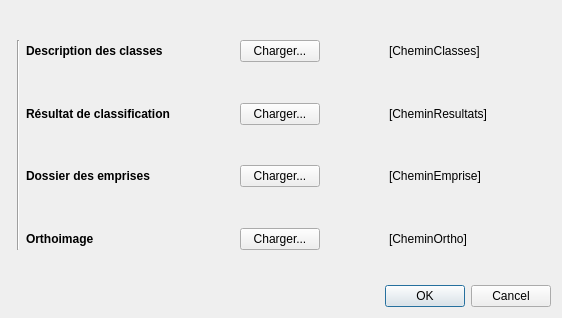
<?xml version="1.0" encoding="UTF-8"?>
<ui version="4.0">
 <class>ChargerFichier</class>
 <widget class="QDialog" name="ChargerFichier">
  <property name="geometry">
   <rect>
    <x>0</x>
    <y>0</y>
    <width>562</width>
    <height>318</height>
   </rect>
  </property>
  <property name="windowTitle">
   <string>Chargement des fichiers</string>
  </property>
  <layout class="QGridLayout" name="gridLayout">
   <item row="1" column="2">
    <widget class="QLabel" name="classeLabel">
     <property name="font">
      <font>
       <weight>75</weight>
       <bold>true</bold>
      </font>
     </property>
     <property name="text">
      <string>Description des classes</string>
     </property>
    </widget>
   </item>
   <item row="5" column="6">
    <widget class="QLabel" name="cheminEmpriseLabel">
     <property name="text">
      <string>[CheminEmprise]</string>
     </property>
    </widget>
   </item>
   <item row="1" column="7" rowspan="8">
    <spacer name="horizontalSpacer">
     <property name="orientation">
      <enum>Qt::Horizontal</enum>
     </property>
     <property name="sizeHint" stdset="0">
      <size>
       <width>40</width>
       <height>20</height>
      </size>
     </property>
    </spacer>
   </item>
   <item row="7" column="6">
    <widget class="QLabel" name="cheminOrthoLabel">
     <property name="text">
      <string>[CheminOrtho]</string>
     </property>
    </widget>
   </item>
   <item row="3" column="6">
    <widget class="QLabel" name="cheminResultLabel">
     <property name="text">
      <string>[CheminResultats]</string>
     </property>
    </widget>
   </item>
   <item row="5" column="4">
    <widget class="QPushButton" name="chargerEmpriseButton">
     <property name="text">
      <string>Charger...</string>
     </property>
    </widget>
   </item>
   <item row="1" column="5" rowspan="7">
    <spacer name="horizontalSpacer_2">
     <property name="orientation">
      <enum>Qt::Horizontal</enum>
     </property>
     <property name="sizeHint" stdset="0">
      <size>
       <width>40</width>
       <height>20</height>
      </size>
     </property>
    </spacer>
   </item>
   <item row="7" column="4">
    <widget class="QPushButton" name="chargerOrthoButton">
     <property name="text">
      <string>Charger...</string>
     </property>
    </widget>
   </item>
   <item row="3" column="4">
    <widget class="QPushButton" name="chargerResultButton">
     <property name="text">
      <string>Charger...</string>
     </property>
    </widget>
   </item>
   <item row="1" column="6">
    <widget class="QLabel" name="chemClasseLabel">
     <property name="text">
      <string>[CheminClasses]</string>
     </property>
    </widget>
   </item>
   <item row="0" column="0" colspan="8">
    <spacer name="verticalSpacer">
     <property name="orientation">
      <enum>Qt::Vertical</enum>
     </property>
     <property name="sizeHint" stdset="0">
      <size>
       <width>20</width>
       <height>40</height>
      </size>
     </property>
    </spacer>
   </item>
   <item row="1" column="4">
    <widget class="QPushButton" name="chargerClasseButton">
     <property name="text">
      <string>Charger...</string>
     </property>
    </widget>
   </item>
   <item row="3" column="2">
    <widget class="QLabel" name="resultLabel">
     <property name="font">
      <font>
       <weight>75</weight>
       <bold>true</bold>
      </font>
     </property>
     <property name="text">
      <string>Résultat de classification</string>
     </property>
    </widget>
   </item>
   <item row="7" column="2">
    <widget class="QLabel" name="orthoLabel">
     <property name="font">
      <font>
       <weight>75</weight>
       <bold>true</bold>
      </font>
     </property>
     <property name="text">
      <string>Orthoimage</string>
     </property>
    </widget>
   </item>
   <item row="9" column="1" colspan="7">
    <widget class="QDialogButtonBox" name="buttonBox">
     <property name="orientation">
      <enum>Qt::Horizontal</enum>
     </property>
     <property name="standardButtons">
      <set>QDialogButtonBox::Cancel|QDialogButtonBox::Ok</set>
     </property>
    </widget>
   </item>
   <item row="5" column="2">
    <widget class="QLabel" name="empriseLabel">
     <property name="font">
      <font>
       <weight>75</weight>
       <bold>true</bold>
      </font>
     </property>
     <property name="text">
      <string>Dossier des emprises</string>
     </property>
    </widget>
   </item>
   <item row="1" column="1" rowspan="7">
    <widget class="Line" name="line">
     <property name="font">
      <font>
       <weight>50</weight>
       <bold>false</bold>
      </font>
     </property>
     <property name="frameShadow">
      <enum>QFrame::Sunken</enum>
     </property>
     <property name="orientation">
      <enum>Qt::Vertical</enum>
     </property>
    </widget>
   </item>
   <item row="2" column="2">
    <spacer name="verticalSpacer_2">
     <property name="orientation">
      <enum>Qt::Vertical</enum>
     </property>
     <property name="sizeHint" stdset="0">
      <size>
       <width>20</width>
       <height>40</height>
      </size>
     </property>
    </spacer>
   </item>
   <item row="4" column="2">
    <spacer name="verticalSpacer_3">
     <property name="orientation">
      <enum>Qt::Vertical</enum>
     </property>
     <property name="sizeHint" stdset="0">
      <size>
       <width>20</width>
       <height>40</height>
      </size>
     </property>
    </spacer>
   </item>
   <item row="6" column="2">
    <spacer name="verticalSpacer_4">
     <property name="orientation">
      <enum>Qt::Vertical</enum>
     </property>
     <property name="sizeHint" stdset="0">
      <size>
       <width>20</width>
       <height>40</height>
      </size>
     </property>
    </spacer>
   </item>
   <item row="8" column="0" colspan="7">
    <spacer name="verticalSpacer_5">
     <property name="orientation">
      <enum>Qt::Vertical</enum>
     </property>
     <property name="sizeHint" stdset="0">
      <size>
       <width>20</width>
       <height>40</height>
      </size>
     </property>
    </spacer>
   </item>
   <item row="1" column="3" rowspan="7">
    <spacer name="horizontalSpacer_3">
     <property name="orientation">
      <enum>Qt::Horizontal</enum>
     </property>
     <property name="sizeHint" stdset="0">
      <size>
       <width>40</width>
       <height>20</height>
      </size>
     </property>
    </spacer>
   </item>
   <item row="6" column="4">
    <spacer name="verticalSpacer_6">
     <property name="orientation">
      <enum>Qt::Vertical</enum>
     </property>
     <property name="sizeHint" stdset="0">
      <size>
       <width>20</width>
       <height>40</height>
      </size>
     </property>
    </spacer>
   </item>
   <item row="4" column="4">
    <spacer name="verticalSpacer_7">
     <property name="orientation">
      <enum>Qt::Vertical</enum>
     </property>
     <property name="sizeHint" stdset="0">
      <size>
       <width>20</width>
       <height>40</height>
      </size>
     </property>
    </spacer>
   </item>
   <item row="2" column="4">
    <spacer name="verticalSpacer_8">
     <property name="orientation">
      <enum>Qt::Vertical</enum>
     </property>
     <property name="sizeHint" stdset="0">
      <size>
       <width>20</width>
       <height>40</height>
      </size>
     </property>
    </spacer>
   </item>
   <item row="2" column="6">
    <spacer name="verticalSpacer_9">
     <property name="orientation">
      <enum>Qt::Vertical</enum>
     </property>
     <property name="sizeHint" stdset="0">
      <size>
       <width>20</width>
       <height>40</height>
      </size>
     </property>
    </spacer>
   </item>
   <item row="4" column="6">
    <spacer name="verticalSpacer_10">
     <property name="orientation">
      <enum>Qt::Vertical</enum>
     </property>
     <property name="sizeHint" stdset="0">
      <size>
       <width>20</width>
       <height>40</height>
      </size>
     </property>
    </spacer>
   </item>
   <item row="6" column="6">
    <spacer name="verticalSpacer_11">
     <property name="orientation">
      <enum>Qt::Vertical</enum>
     </property>
     <property name="sizeHint" stdset="0">
      <size>
       <width>20</width>
       <height>40</height>
      </size>
     </property>
    </spacer>
   </item>
  </layout>
 </widget>
 <resources/>
 <connections>
  <connection>
   <sender>buttonBox</sender>
   <signal>accepted()</signal>
   <receiver>ChargerFichier</receiver>
   <slot>accept()</slot>
   <hints>
    <hint type="sourcelabel">
     <x>248</x>
     <y>254</y>
    </hint>
    <hint type="destinationlabel">
     <x>157</x>
     <y>274</y>
    </hint>
   </hints>
  </connection>
  <connection>
   <sender>buttonBox</sender>
   <signal>rejected()</signal>
   <receiver>ChargerFichier</receiver>
   <slot>reject()</slot>
   <hints>
    <hint type="sourcelabel">
     <x>316</x>
     <y>260</y>
    </hint>
    <hint type="destinationlabel">
     <x>286</x>
     <y>274</y>
    </hint>
   </hints>
  </connection>
 </connections>
</ui>
